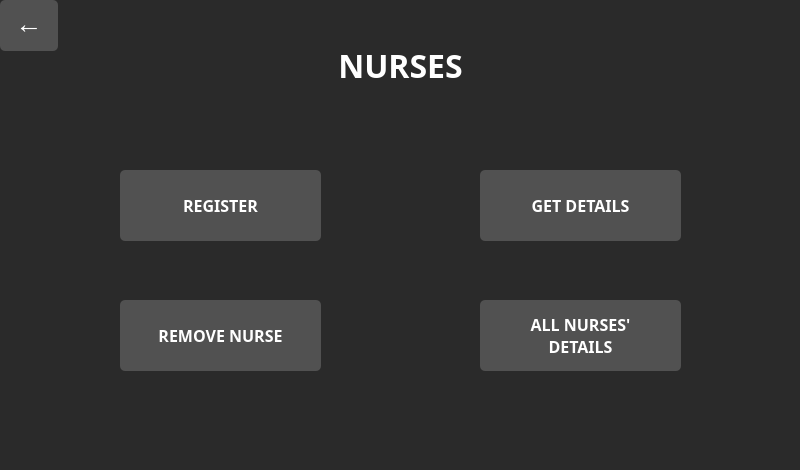
<?xml version="1.0" encoding="UTF-8"?>
<ui version="4.0">
 <class>Nurses</class>
 <widget class="QWidget" name="Nurses">
  <property name="geometry">
   <rect>
    <x>0</x>
    <y>0</y>
    <width>800</width>
    <height>470</height>
   </rect>
  </property>
  <property name="palette">
   <palette>
    <active>
     <colorrole role="WindowText">
      <brush brushstyle="SolidPattern">
       <color alpha="255">
        <red>255</red>
        <green>255</green>
        <blue>255</blue>
       </color>
      </brush>
     </colorrole>
     <colorrole role="Button">
      <brush brushstyle="SolidPattern">
       <color alpha="255">
        <red>85</red>
        <green>85</green>
        <blue>85</blue>
       </color>
      </brush>
     </colorrole>
     <colorrole role="ButtonText">
      <brush brushstyle="SolidPattern">
       <color alpha="255">
        <red>255</red>
        <green>255</green>
        <blue>255</blue>
       </color>
      </brush>
     </colorrole>
     <colorrole role="Base">
      <brush brushstyle="SolidPattern">
       <color alpha="255">
        <red>42</red>
        <green>42</green>
        <blue>42</blue>
       </color>
      </brush>
     </colorrole>
     <colorrole role="Window">
      <brush brushstyle="SolidPattern">
       <color alpha="255">
        <red>42</red>
        <green>42</green>
        <blue>42</blue>
       </color>
      </brush>
     </colorrole>
     <colorrole role="AlternateBase">
      <brush brushstyle="SolidPattern">
       <color alpha="255">
        <red>42</red>
        <green>42</green>
        <blue>42</blue>
       </color>
      </brush>
     </colorrole>
     <colorrole role="ToolTipBase">
      <brush brushstyle="SolidPattern">
       <color alpha="255">
        <red>0</red>
        <green>0</green>
        <blue>0</blue>
       </color>
      </brush>
     </colorrole>
     <colorrole role="ToolTipText">
      <brush brushstyle="SolidPattern">
       <color alpha="255">
        <red>255</red>
        <green>255</green>
        <blue>255</blue>
       </color>
      </brush>
     </colorrole>
     <colorrole role="PlaceholderText">
      <brush brushstyle="SolidPattern">
       <color alpha="128">
        <red>180</red>
        <green>180</green>
        <blue>180</blue>
       </color>
      </brush>
     </colorrole>
    </active>
    <inactive>
     <colorrole role="WindowText">
      <brush brushstyle="SolidPattern">
       <color alpha="255">
        <red>255</red>
        <green>255</green>
        <blue>255</blue>
       </color>
      </brush>
     </colorrole>
     <colorrole role="Button">
      <brush brushstyle="SolidPattern">
       <color alpha="255">
        <red>85</red>
        <green>85</green>
        <blue>85</blue>
       </color>
      </brush>
     </colorrole>
     <colorrole role="ButtonText">
      <brush brushstyle="SolidPattern">
       <color alpha="255">
        <red>255</red>
        <green>255</green>
        <blue>255</blue>
       </color>
      </brush>
     </colorrole>
     <colorrole role="Base">
      <brush brushstyle="SolidPattern">
       <color alpha="255">
        <red>42</red>
        <green>42</green>
        <blue>42</blue>
       </color>
      </brush>
     </colorrole>
     <colorrole role="Window">
      <brush brushstyle="SolidPattern">
       <color alpha="255">
        <red>42</red>
        <green>42</green>
        <blue>42</blue>
       </color>
      </brush>
     </colorrole>
     <colorrole role="AlternateBase">
      <brush brushstyle="SolidPattern">
       <color alpha="255">
        <red>42</red>
        <green>42</green>
        <blue>42</blue>
       </color>
      </brush>
     </colorrole>
     <colorrole role="ToolTipBase">
      <brush brushstyle="SolidPattern">
       <color alpha="255">
        <red>0</red>
        <green>0</green>
        <blue>0</blue>
       </color>
      </brush>
     </colorrole>
     <colorrole role="ToolTipText">
      <brush brushstyle="SolidPattern">
       <color alpha="255">
        <red>255</red>
        <green>255</green>
        <blue>255</blue>
       </color>
      </brush>
     </colorrole>
     <colorrole role="PlaceholderText">
      <brush brushstyle="SolidPattern">
       <color alpha="128">
        <red>180</red>
        <green>180</green>
        <blue>180</blue>
       </color>
      </brush>
     </colorrole>
    </inactive>
    <disabled>
     <colorrole role="Button">
      <brush brushstyle="SolidPattern">
       <color alpha="255">
        <red>85</red>
        <green>85</green>
        <blue>85</blue>
       </color>
      </brush>
     </colorrole>
     <colorrole role="Base">
      <brush brushstyle="SolidPattern">
       <color alpha="255">
        <red>42</red>
        <green>42</green>
        <blue>42</blue>
       </color>
      </brush>
     </colorrole>
     <colorrole role="Window">
      <brush brushstyle="SolidPattern">
       <color alpha="255">
        <red>42</red>
        <green>42</green>
        <blue>42</blue>
       </color>
      </brush>
     </colorrole>
     <colorrole role="AlternateBase">
      <brush brushstyle="SolidPattern">
       <color alpha="255">
        <red>42</red>
        <green>42</green>
        <blue>42</blue>
       </color>
      </brush>
     </colorrole>
     <colorrole role="ToolTipBase">
      <brush brushstyle="SolidPattern">
       <color alpha="255">
        <red>0</red>
        <green>0</green>
        <blue>0</blue>
       </color>
      </brush>
     </colorrole>
     <colorrole role="ToolTipText">
      <brush brushstyle="SolidPattern">
       <color alpha="255">
        <red>255</red>
        <green>255</green>
        <blue>255</blue>
       </color>
      </brush>
     </colorrole>
     <colorrole role="PlaceholderText">
      <brush brushstyle="SolidPattern">
       <color alpha="128">
        <red>180</red>
        <green>180</green>
        <blue>180</blue>
       </color>
      </brush>
     </colorrole>
    </disabled>
   </palette>
  </property>
  <property name="windowTitle">
   <string>Form</string>
  </property>
  <property name="styleSheet">
   <string notr="true">QLabel 
{
	color:white;
	font : bold;
} 
QPushButton 
{
	color : white;  
	background-color :  #515151; 
	border-radius : 5px;
	font : bold;
	border: none; 
	
}
QPushButton:hover:!pressed
{
	background-color : #FF3131;
}
QPushButton[objectName^=&quot;backBtn&quot;]
{
	border-radius : None;
}
QLineEdit{
	border-radius : 6px;
	border : 1px solid rgb(80, 80, 80);
	color : white;
	background-color : rgb(30, 30, 30);
	padding-left : 10px;
	padding-right : 10px;
	font : 12px &quot;Noto Sans&quot;;
}
QLineEdit:focus{
	border : 1px solid #FF3131;
}
QTextEdit{
	border-radius : 6px;
	border : 1px solid rgb(80, 80, 80);
	color : white;
	background-color : rgb(30, 30, 30);
	padding: 10px;
	font : 12px &quot;Noto Sans&quot;;
}
QTextEdit:focus{
	border : 1px solid #FF3131;
}
QRadioButton{
	color : white;
}
QRadioButton::indicator{
	width : 13px;
	height : 13px;
}

QRadioButton::indicator::unchecked{ 
border: 1px solid; 
border-color: white;
border-radius: 6px;
background-color: white; 
width: 11px; 
height: 11px; 
margin-left : 5px;
}
QRadioButton::indicator::checked{
	border: 3px solid; 
	border-color: white;
	border-radius: 6px;
	background-color: #FF3131; 
	width: 7px;
	height: 7px; 
	margin-left : 5px;
}</string>
  </property>
  <widget class="QStackedWidget" name="stackedWidget">
   <property name="geometry">
    <rect>
     <x>0</x>
     <y>0</y>
     <width>800</width>
     <height>470</height>
    </rect>
   </property>
   <property name="currentIndex">
    <number>0</number>
   </property>
   <widget class="QWidget" name="nurses">
    <widget class="QLabel" name="label">
     <property name="geometry">
      <rect>
       <x>0</x>
       <y>50</y>
       <width>801</width>
       <height>31</height>
      </rect>
     </property>
     <property name="font">
      <font>
       <family>Dual 300</family>
       <pointsize>24</pointsize>
       <italic>false</italic>
       <bold>true</bold>
      </font>
     </property>
     <property name="text">
      <string>NURSES</string>
     </property>
     <property name="alignment">
      <set>Qt::AlignCenter</set>
     </property>
    </widget>
    <widget class="QPushButton" name="backBtn">
     <property name="geometry">
      <rect>
       <x>0</x>
       <y>0</y>
       <width>58</width>
       <height>51</height>
      </rect>
     </property>
     <property name="font">
      <font>
       <family>Consolas</family>
       <pointsize>20</pointsize>
       <italic>false</italic>
       <bold>true</bold>
      </font>
     </property>
     <property name="cursor">
      <cursorShape>PointingHandCursor</cursorShape>
     </property>
     <property name="text">
      <string>←</string>
     </property>
    </widget>
    <widget class="QPushButton" name="pushButton_5">
     <property name="geometry">
      <rect>
       <x>120</x>
       <y>300</y>
       <width>201</width>
       <height>71</height>
      </rect>
     </property>
     <property name="font">
      <font>
       <family>Dual 300</family>
       <pointsize>12</pointsize>
       <italic>false</italic>
       <bold>true</bold>
      </font>
     </property>
     <property name="cursor">
      <cursorShape>PointingHandCursor</cursorShape>
     </property>
     <property name="text">
      <string>REMOVE NURSE</string>
     </property>
    </widget>
    <widget class="QPushButton" name="pushButton_6">
     <property name="geometry">
      <rect>
       <x>480</x>
       <y>300</y>
       <width>201</width>
       <height>71</height>
      </rect>
     </property>
     <property name="font">
      <font>
       <family>Dual 300</family>
       <pointsize>12</pointsize>
       <italic>false</italic>
       <bold>true</bold>
      </font>
     </property>
     <property name="cursor">
      <cursorShape>PointingHandCursor</cursorShape>
     </property>
     <property name="text">
      <string>ALL NURSES'
DETAILS</string>
     </property>
    </widget>
    <widget class="QPushButton" name="pushButton_2">
     <property name="geometry">
      <rect>
       <x>480</x>
       <y>170</y>
       <width>201</width>
       <height>71</height>
      </rect>
     </property>
     <property name="font">
      <font>
       <family>Dual 300</family>
       <pointsize>12</pointsize>
       <italic>false</italic>
       <bold>true</bold>
      </font>
     </property>
     <property name="cursor">
      <cursorShape>PointingHandCursor</cursorShape>
     </property>
     <property name="text">
      <string>GET DETAILS</string>
     </property>
    </widget>
    <widget class="QPushButton" name="pushButton">
     <property name="geometry">
      <rect>
       <x>120</x>
       <y>170</y>
       <width>201</width>
       <height>71</height>
      </rect>
     </property>
     <property name="font">
      <font>
       <family>Dual 300</family>
       <pointsize>12</pointsize>
       <italic>false</italic>
       <bold>true</bold>
      </font>
     </property>
     <property name="cursor">
      <cursorShape>PointingHandCursor</cursorShape>
     </property>
     <property name="text">
      <string>REGISTER</string>
     </property>
    </widget>
   </widget>
   <widget class="QWidget" name="regNrs">
    <widget class="QLabel" name="label_2">
     <property name="geometry">
      <rect>
       <x>0</x>
       <y>50</y>
       <width>801</width>
       <height>31</height>
      </rect>
     </property>
     <property name="font">
      <font>
       <family>Dual 300</family>
       <pointsize>24</pointsize>
       <italic>false</italic>
       <bold>true</bold>
      </font>
     </property>
     <property name="text">
      <string>REGISTER A NURSE</string>
     </property>
     <property name="alignment">
      <set>Qt::AlignCenter</set>
     </property>
    </widget>
    <widget class="QPushButton" name="backBtn_2">
     <property name="geometry">
      <rect>
       <x>0</x>
       <y>0</y>
       <width>58</width>
       <height>51</height>
      </rect>
     </property>
     <property name="font">
      <font>
       <family>Consolas</family>
       <pointsize>20</pointsize>
       <italic>false</italic>
       <bold>true</bold>
      </font>
     </property>
     <property name="cursor">
      <cursorShape>PointingHandCursor</cursorShape>
     </property>
     <property name="text">
      <string>←</string>
     </property>
    </widget>
    <widget class="QLineEdit" name="contactNo">
     <property name="geometry">
      <rect>
       <x>170</x>
       <y>271</y>
       <width>190</width>
       <height>31</height>
      </rect>
     </property>
     <property name="font">
      <font>
       <family>Noto Sans</family>
       <pointsize>-1</pointsize>
       <italic>false</italic>
       <bold>false</bold>
      </font>
     </property>
     <property name="focusPolicy">
      <enum>Qt::ClickFocus</enum>
     </property>
     <property name="toolTipDuration">
      <number>-1</number>
     </property>
     <property name="autoFillBackground">
      <bool>false</bool>
     </property>
     <property name="inputMask">
      <string/>
     </property>
     <property name="maxLength">
      <number>13</number>
     </property>
     <property name="frame">
      <bool>true</bool>
     </property>
     <property name="cursorPosition">
      <number>0</number>
     </property>
     <property name="placeholderText">
      <string/>
     </property>
     <property name="cursorMoveStyle">
      <enum>Qt::LogicalMoveStyle</enum>
     </property>
    </widget>
    <widget class="QLineEdit" name="country">
     <property name="geometry">
      <rect>
       <x>520</x>
       <y>271</y>
       <width>190</width>
       <height>31</height>
      </rect>
     </property>
     <property name="font">
      <font>
       <family>Noto Sans</family>
       <pointsize>-1</pointsize>
       <italic>false</italic>
       <bold>false</bold>
      </font>
     </property>
     <property name="focusPolicy">
      <enum>Qt::ClickFocus</enum>
     </property>
     <property name="toolTipDuration">
      <number>-1</number>
     </property>
     <property name="autoFillBackground">
      <bool>false</bool>
     </property>
     <property name="inputMask">
      <string/>
     </property>
     <property name="maxLength">
      <number>15</number>
     </property>
     <property name="frame">
      <bool>true</bool>
     </property>
     <property name="cursorPosition">
      <number>0</number>
     </property>
     <property name="placeholderText">
      <string/>
     </property>
     <property name="cursorMoveStyle">
      <enum>Qt::LogicalMoveStyle</enum>
     </property>
    </widget>
    <widget class="QLineEdit" name="state">
     <property name="geometry">
      <rect>
       <x>520</x>
       <y>171</y>
       <width>190</width>
       <height>31</height>
      </rect>
     </property>
     <property name="font">
      <font>
       <family>Noto Sans</family>
       <pointsize>-1</pointsize>
       <italic>false</italic>
       <bold>false</bold>
      </font>
     </property>
     <property name="focusPolicy">
      <enum>Qt::ClickFocus</enum>
     </property>
     <property name="toolTipDuration">
      <number>-1</number>
     </property>
     <property name="autoFillBackground">
      <bool>false</bool>
     </property>
     <property name="inputMask">
      <string/>
     </property>
     <property name="maxLength">
      <number>15</number>
     </property>
     <property name="frame">
      <bool>true</bool>
     </property>
     <property name="cursorPosition">
      <number>0</number>
     </property>
     <property name="placeholderText">
      <string/>
     </property>
     <property name="cursorMoveStyle">
      <enum>Qt::LogicalMoveStyle</enum>
     </property>
    </widget>
    <widget class="QTextEdit" name="address">
     <property name="geometry">
      <rect>
       <x>170</x>
       <y>321</y>
       <width>190</width>
       <height>91</height>
      </rect>
     </property>
     <property name="horizontalScrollBarPolicy">
      <enum>Qt::ScrollBarAlwaysOff</enum>
     </property>
     <property name="undoRedoEnabled">
      <bool>true</bool>
     </property>
    </widget>
    <widget class="QRadioButton" name="maleRad">
     <property name="geometry">
      <rect>
       <x>180</x>
       <y>227</y>
       <width>60</width>
       <height>21</height>
      </rect>
     </property>
     <property name="cursor">
      <cursorShape>PointingHandCursor</cursorShape>
     </property>
     <property name="layoutDirection">
      <enum>Qt::LeftToRight</enum>
     </property>
     <property name="text">
      <string>MALE</string>
     </property>
    </widget>
    <widget class="QRadioButton" name="femaleRad">
     <property name="geometry">
      <rect>
       <x>280</x>
       <y>227</y>
       <width>70</width>
       <height>22</height>
      </rect>
     </property>
     <property name="cursor">
      <cursorShape>PointingHandCursor</cursorShape>
     </property>
     <property name="layoutDirection">
      <enum>Qt::LeftToRight</enum>
     </property>
     <property name="text">
      <string>FEMALE</string>
     </property>
    </widget>
    <widget class="QLabel" name="label_11">
     <property name="geometry">
      <rect>
       <x>90</x>
       <y>228</y>
       <width>60</width>
       <height>21</height>
      </rect>
     </property>
     <property name="font">
      <font>
       <family>Dual 300</family>
       <pointsize>10</pointsize>
       <italic>false</italic>
       <bold>true</bold>
      </font>
     </property>
     <property name="text">
      <string>GENDER</string>
     </property>
    </widget>
    <widget class="QPushButton" name="registerBtn">
     <property name="geometry">
      <rect>
       <x>560</x>
       <y>381</y>
       <width>100</width>
       <height>31</height>
      </rect>
     </property>
     <property name="font">
      <font>
       <family>Dual 300</family>
       <pointsize>9</pointsize>
       <italic>false</italic>
       <bold>true</bold>
      </font>
     </property>
     <property name="cursor">
      <cursorShape>PointingHandCursor</cursorShape>
     </property>
     <property name="text">
      <string>REGISTER</string>
     </property>
    </widget>
    <widget class="QLineEdit" name="type">
     <property name="geometry">
      <rect>
       <x>520</x>
       <y>321</y>
       <width>190</width>
       <height>31</height>
      </rect>
     </property>
     <property name="font">
      <font>
       <family>Noto Sans</family>
       <pointsize>-1</pointsize>
       <italic>false</italic>
       <bold>false</bold>
      </font>
     </property>
     <property name="focusPolicy">
      <enum>Qt::ClickFocus</enum>
     </property>
     <property name="toolTipDuration">
      <number>-1</number>
     </property>
     <property name="autoFillBackground">
      <bool>false</bool>
     </property>
     <property name="inputMask">
      <string/>
     </property>
     <property name="maxLength">
      <number>20</number>
     </property>
     <property name="frame">
      <bool>true</bool>
     </property>
     <property name="cursorPosition">
      <number>0</number>
     </property>
     <property name="placeholderText">
      <string/>
     </property>
     <property name="cursorMoveStyle">
      <enum>Qt::LogicalMoveStyle</enum>
     </property>
    </widget>
    <widget class="QLineEdit" name="city">
     <property name="geometry">
      <rect>
       <x>520</x>
       <y>121</y>
       <width>190</width>
       <height>31</height>
      </rect>
     </property>
     <property name="font">
      <font>
       <family>Noto Sans</family>
       <pointsize>-1</pointsize>
       <italic>false</italic>
       <bold>false</bold>
      </font>
     </property>
     <property name="focusPolicy">
      <enum>Qt::ClickFocus</enum>
     </property>
     <property name="toolTipDuration">
      <number>-1</number>
     </property>
     <property name="autoFillBackground">
      <bool>false</bool>
     </property>
     <property name="inputMask">
      <string/>
     </property>
     <property name="maxLength">
      <number>15</number>
     </property>
     <property name="frame">
      <bool>true</bool>
     </property>
     <property name="cursorPosition">
      <number>0</number>
     </property>
     <property name="placeholderText">
      <string/>
     </property>
     <property name="cursorMoveStyle">
      <enum>Qt::LogicalMoveStyle</enum>
     </property>
    </widget>
    <widget class="QLabel" name="label_18">
     <property name="geometry">
      <rect>
       <x>420</x>
       <y>317</y>
       <width>90</width>
       <height>41</height>
      </rect>
     </property>
     <property name="font">
      <font>
       <family>Dual 300</family>
       <pointsize>9</pointsize>
       <italic>false</italic>
       <bold>true</bold>
      </font>
     </property>
     <property name="text">
      <string>TYPE OF
NURSE</string>
     </property>
     <property name="alignment">
      <set>Qt::AlignCenter</set>
     </property>
    </widget>
    <widget class="QLabel" name="label_17">
     <property name="geometry">
      <rect>
       <x>430</x>
       <y>278</y>
       <width>70</width>
       <height>21</height>
      </rect>
     </property>
     <property name="font">
      <font>
       <family>Dual 300</family>
       <pointsize>10</pointsize>
       <italic>false</italic>
       <bold>true</bold>
      </font>
     </property>
     <property name="text">
      <string>COUNTRY</string>
     </property>
    </widget>
    <widget class="QLabel" name="label_15">
     <property name="geometry">
      <rect>
       <x>460</x>
       <y>178</y>
       <width>40</width>
       <height>21</height>
      </rect>
     </property>
     <property name="font">
      <font>
       <family>Dual 300</family>
       <pointsize>10</pointsize>
       <italic>false</italic>
       <bold>true</bold>
      </font>
     </property>
     <property name="text">
      <string>STATE</string>
     </property>
    </widget>
    <widget class="QLabel" name="label_13">
     <property name="geometry">
      <rect>
       <x>83</x>
       <y>329</y>
       <width>70</width>
       <height>21</height>
      </rect>
     </property>
     <property name="font">
      <font>
       <family>Dual 300</family>
       <pointsize>10</pointsize>
       <italic>false</italic>
       <bold>true</bold>
      </font>
     </property>
     <property name="text">
      <string>ADDRESS</string>
     </property>
    </widget>
    <widget class="QLineEdit" name="age">
     <property name="geometry">
      <rect>
       <x>170</x>
       <y>172</y>
       <width>190</width>
       <height>31</height>
      </rect>
     </property>
     <property name="font">
      <font>
       <family>Noto Sans</family>
       <pointsize>-1</pointsize>
       <italic>false</italic>
       <bold>false</bold>
      </font>
     </property>
     <property name="focusPolicy">
      <enum>Qt::ClickFocus</enum>
     </property>
     <property name="toolTipDuration">
      <number>-1</number>
     </property>
     <property name="autoFillBackground">
      <bool>false</bool>
     </property>
     <property name="inputMask">
      <string/>
     </property>
     <property name="maxLength">
      <number>3</number>
     </property>
     <property name="frame">
      <bool>true</bool>
     </property>
     <property name="cursorPosition">
      <number>0</number>
     </property>
     <property name="placeholderText">
      <string/>
     </property>
     <property name="cursorMoveStyle">
      <enum>Qt::LogicalMoveStyle</enum>
     </property>
    </widget>
    <widget class="QLabel" name="label_12">
     <property name="geometry">
      <rect>
       <x>60</x>
       <y>277</y>
       <width>90</width>
       <height>21</height>
      </rect>
     </property>
     <property name="font">
      <font>
       <family>Dual 300</family>
       <pointsize>10</pointsize>
       <italic>false</italic>
       <bold>true</bold>
      </font>
     </property>
     <property name="text">
      <string>CONTACT NO.</string>
     </property>
    </widget>
    <widget class="QLineEdit" name="pincode">
     <property name="geometry">
      <rect>
       <x>520</x>
       <y>221</y>
       <width>190</width>
       <height>31</height>
      </rect>
     </property>
     <property name="font">
      <font>
       <family>Noto Sans</family>
       <pointsize>-1</pointsize>
       <italic>false</italic>
       <bold>false</bold>
      </font>
     </property>
     <property name="focusPolicy">
      <enum>Qt::ClickFocus</enum>
     </property>
     <property name="toolTipDuration">
      <number>-1</number>
     </property>
     <property name="autoFillBackground">
      <bool>false</bool>
     </property>
     <property name="inputMask">
      <string/>
     </property>
     <property name="maxLength">
      <number>6</number>
     </property>
     <property name="frame">
      <bool>true</bool>
     </property>
     <property name="cursorPosition">
      <number>0</number>
     </property>
     <property name="placeholderText">
      <string/>
     </property>
     <property name="cursorMoveStyle">
      <enum>Qt::LogicalMoveStyle</enum>
     </property>
    </widget>
    <widget class="QLabel" name="label_10">
     <property name="geometry">
      <rect>
       <x>120</x>
       <y>179</y>
       <width>30</width>
       <height>21</height>
      </rect>
     </property>
     <property name="font">
      <font>
       <family>Dual 300</family>
       <pointsize>10</pointsize>
       <italic>false</italic>
       <bold>true</bold>
      </font>
     </property>
     <property name="text">
      <string>AGE</string>
     </property>
    </widget>
    <widget class="QLabel" name="label_14">
     <property name="geometry">
      <rect>
       <x>470</x>
       <y>128</y>
       <width>30</width>
       <height>21</height>
      </rect>
     </property>
     <property name="font">
      <font>
       <family>Dual 300</family>
       <pointsize>10</pointsize>
       <italic>false</italic>
       <bold>true</bold>
      </font>
     </property>
     <property name="text">
      <string>CITY</string>
     </property>
    </widget>
    <widget class="QLineEdit" name="Name">
     <property name="geometry">
      <rect>
       <x>170</x>
       <y>121</y>
       <width>190</width>
       <height>31</height>
      </rect>
     </property>
     <property name="font">
      <font>
       <family>Noto Sans</family>
       <pointsize>-1</pointsize>
       <italic>false</italic>
       <bold>false</bold>
      </font>
     </property>
     <property name="focusPolicy">
      <enum>Qt::ClickFocus</enum>
     </property>
     <property name="toolTipDuration">
      <number>-1</number>
     </property>
     <property name="autoFillBackground">
      <bool>false</bool>
     </property>
     <property name="inputMask">
      <string/>
     </property>
     <property name="text">
      <string/>
     </property>
     <property name="maxLength">
      <number>20</number>
     </property>
     <property name="frame">
      <bool>true</bool>
     </property>
     <property name="cursorPosition">
      <number>0</number>
     </property>
     <property name="placeholderText">
      <string/>
     </property>
     <property name="cursorMoveStyle">
      <enum>Qt::LogicalMoveStyle</enum>
     </property>
    </widget>
    <widget class="QLabel" name="label_16">
     <property name="geometry">
      <rect>
       <x>440</x>
       <y>228</y>
       <width>60</width>
       <height>21</height>
      </rect>
     </property>
     <property name="font">
      <font>
       <family>Dual 300</family>
       <pointsize>10</pointsize>
       <italic>false</italic>
       <bold>true</bold>
      </font>
     </property>
     <property name="text">
      <string>PINCODE</string>
     </property>
    </widget>
    <widget class="QLabel" name="label_8">
     <property name="geometry">
      <rect>
       <x>108</x>
       <y>128</y>
       <width>41</width>
       <height>21</height>
      </rect>
     </property>
     <property name="font">
      <font>
       <family>Dual 300</family>
       <pointsize>10</pointsize>
       <italic>false</italic>
       <bold>true</bold>
      </font>
     </property>
     <property name="text">
      <string>NAME</string>
     </property>
    </widget>
   </widget>
   <widget class="QWidget" name="nrsDetails">
    <widget class="QLabel" name="label_3">
     <property name="geometry">
      <rect>
       <x>0</x>
       <y>50</y>
       <width>801</width>
       <height>31</height>
      </rect>
     </property>
     <property name="font">
      <font>
       <family>Dual 300</family>
       <pointsize>24</pointsize>
       <italic>false</italic>
       <bold>true</bold>
      </font>
     </property>
     <property name="text">
      <string>GET NURSE DETAILS</string>
     </property>
     <property name="alignment">
      <set>Qt::AlignCenter</set>
     </property>
    </widget>
    <widget class="QPushButton" name="backBtn_3">
     <property name="geometry">
      <rect>
       <x>0</x>
       <y>0</y>
       <width>58</width>
       <height>51</height>
      </rect>
     </property>
     <property name="font">
      <font>
       <family>Consolas</family>
       <pointsize>20</pointsize>
       <italic>false</italic>
       <bold>true</bold>
      </font>
     </property>
     <property name="cursor">
      <cursorShape>PointingHandCursor</cursorShape>
     </property>
     <property name="text">
      <string>←</string>
     </property>
    </widget>
   </widget>
   <widget class="QWidget" name="remNrs">
    <widget class="QLabel" name="label_4">
     <property name="geometry">
      <rect>
       <x>0</x>
       <y>50</y>
       <width>801</width>
       <height>31</height>
      </rect>
     </property>
     <property name="font">
      <font>
       <family>Dual 300</family>
       <pointsize>24</pointsize>
       <italic>false</italic>
       <bold>true</bold>
      </font>
     </property>
     <property name="text">
      <string>REMOVE NURSE</string>
     </property>
     <property name="alignment">
      <set>Qt::AlignCenter</set>
     </property>
    </widget>
    <widget class="QPushButton" name="backBtn_4">
     <property name="geometry">
      <rect>
       <x>0</x>
       <y>0</y>
       <width>58</width>
       <height>51</height>
      </rect>
     </property>
     <property name="font">
      <font>
       <family>Consolas</family>
       <pointsize>20</pointsize>
       <italic>false</italic>
       <bold>true</bold>
      </font>
     </property>
     <property name="cursor">
      <cursorShape>PointingHandCursor</cursorShape>
     </property>
     <property name="text">
      <string>←</string>
     </property>
    </widget>
   </widget>
   <widget class="QWidget" name="allDetails">
    <widget class="QLabel" name="label_5">
     <property name="geometry">
      <rect>
       <x>0</x>
       <y>50</y>
       <width>801</width>
       <height>31</height>
      </rect>
     </property>
     <property name="font">
      <font>
       <family>Dual 300</family>
       <pointsize>24</pointsize>
       <italic>false</italic>
       <bold>true</bold>
      </font>
     </property>
     <property name="text">
      <string>ALL NURSES' DETAILS</string>
     </property>
     <property name="alignment">
      <set>Qt::AlignCenter</set>
     </property>
    </widget>
    <widget class="QPushButton" name="backBtn_5">
     <property name="geometry">
      <rect>
       <x>0</x>
       <y>0</y>
       <width>58</width>
       <height>51</height>
      </rect>
     </property>
     <property name="font">
      <font>
       <family>Consolas</family>
       <pointsize>20</pointsize>
       <italic>false</italic>
       <bold>true</bold>
      </font>
     </property>
     <property name="cursor">
      <cursorShape>PointingHandCursor</cursorShape>
     </property>
     <property name="text">
      <string>←</string>
     </property>
    </widget>
   </widget>
  </widget>
 </widget>
 <resources/>
 <connections/>
</ui>
